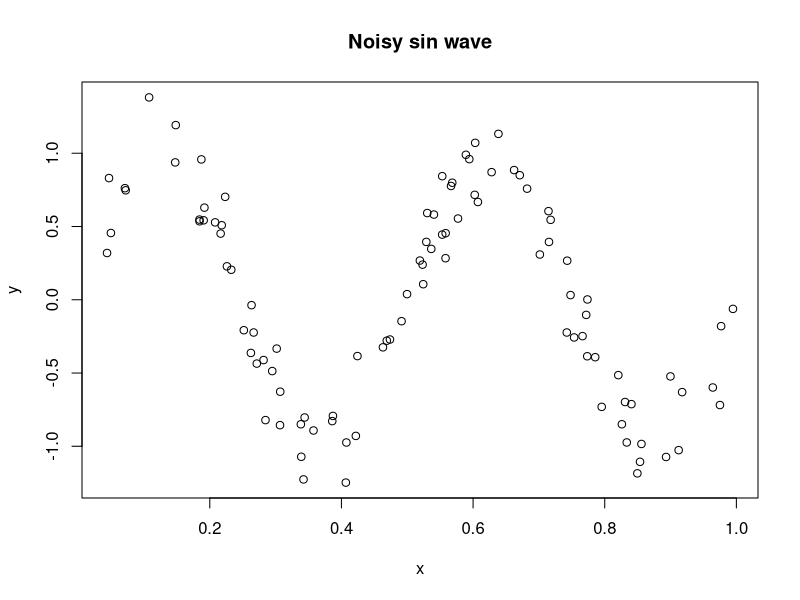

R code for this plot:
# Trying a new idea

x = runif(100)
y = sin(x * 4 * pi) + rnorm(100, sd = 0.2)
plot(x, y)
title("Noisy sin wave")

# Adding a line
